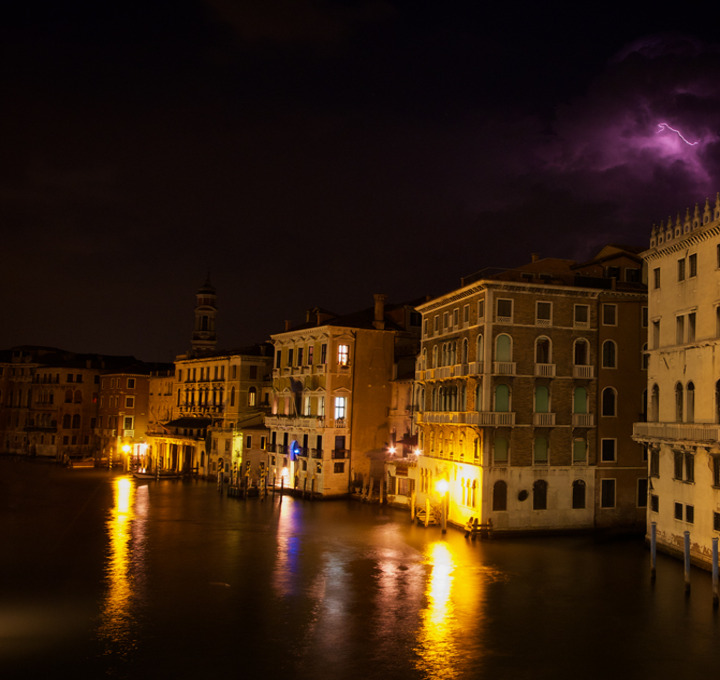
#> input picture Data/1.bmp, 720 x 680 px, found by its file name
$ jupyter execute --allow-errors SpedUp_Solver.ipynb   (shell and % lines are left out)
#> lines starting #> are read from the running program, lines starting #| are printed output that depends on the picture
[cell 1]
import numpy as np
import cv2
from scipy import sparse
import scipy.sparse.linalg
import sys

import matplotlib.pyplot as plt

"""
Paper 1: http://www.dabi.temple.edu/~hbling/publication/LIME-tip.pdf
Paper 2: http://citeseerx.ist.psu.edu/viewdoc/download?doi=10.1.1.385.2768&rep=rep1&type=pdf
"""

input_image = cv2.imread("1.bmp")
#> input_image is the input picture: shape (680, 720, 3); mean B, G, R 13.3, 31.7, 53.9
input_image = cv2.cvtColor(input_image, cv2.COLOR_BGR2RGB)
plt.figure(figsize=(16,4))
plt.imshow(input_image)

[cell 2]
def SpedUp_Solver(img, alpha = 0.5, epsilon = 0.001, weight_strategy = 1, sigma = 2, kernel_size = 5, gamma = 0.8):
    """
    This function estimates the illumination map based on Sped-Up Solver of Equation 9 of the paper 1
    @Params:
    img: Input Image
    alpha: Weight given to the gradients
    epsilon: A small value to avoid division by zero
    weight_strategy: Based on the value given {1, 2, 3}, weights are calculated accordingly
    sigma: Variance for calculating Gaussian Filter. Applicable only when weight_strategy = 3
    kernel_size: Size of Gaussian Kernel to use. Applicable only when weight_strategy = 3
    gamma: Parameter to adjust brightness of Illumination Map
    """
    img = img / 255

    #Iniatial Illumination Estimamtion based on Equation 2 of Paper - 1
    T_hat = np.max(img, axis = 2)
    m, n = T_hat.shape

    #Calculate Gradients of T_hat along X and Y directions
    delT_hatx = calculate_del(T_hat, 'x')
    delT_haty = calculate_del(T_hat, 'y')

    #Calculate Weights based on input
    if weight_strategy == 1:
        wx = np.ones((m, n))
        wy = np.ones((m, n))
        #print(wx.shape, wy.shape)
    elif weight_strategy == 2:
        wx = 1 / (np.abs(delT_hatx) + epsilon)
        wy = 1 / (np.abs(delT_haty) + epsilon)
        #print(wx.shape, wy.shape)
    elif weight_strategy == 3:
        gaussian_kernelx = cv2.getGaussianKernel(kernel_size, sigma).reshape(1, -1)
        gaussian_kernely = gaussian_kernelx.reshape(-1, 1)
        gaussianX = cv2.filter2D(delT_hatx, ddepth = -1, kernel = gaussian_kernelx)
        gaussianY = cv2.filter2D(delT_haty, ddepth = -1, kernel = gaussian_kernely)

        g = np.sum(gaussian_kernelx)
        wx = g / (np.abs(gaussianX) + epsilon)
        wy = g / (np.abs(gaussianY) + epsilon)
    else:
        print("Undesired value for Weight Strategy is given!!!!")
        return 0

    wx = wx / (np.abs(delT_hatx) + epsilon)
    wy = wy / (np.abs(delT_haty) + epsilon)

    #Call Function to Solve for T of equation 19 of paper 1
    T = Solve_Eqn(wx, wy, 0.5, T_hat)

    #Do Gamma Correction based on requirement
    T = np.power(T, gamma)

    img2 = np.empty((m, n, 3))
    img2[:, :, 0] = T
    img2[:, :, 1] = T
    img2[:, :, 2] = T

    #Calcualted illuminated image based on equation 3
    r = img / (img2 + epsilon)

    #Clip and fix the illuminated image to allowed values
    r = r * 255
    r = np.clip(r, 0, 255)
    r = np.fix(r).astype(np.uint8)
    return r

[cell 3]
def Solve_Eqn(wx, wy, alpha, T_hat):
    """
    This function is to evaluate the equation 19 of paper - 1
    The function takes help from paper - 2 to estimate the matrix A where Ax = b

    @Params:
    wx: Weights given to gradients along X direction
    Wy: Weights given to gradients along Y direction
    alpha: Overall scalar weights assigned to the gradients
    T_hat: Initial Estimated Illumination Map
    """
    #Get size of the illumination map
    m,n = T_hat.shape
    mn = m * n

    #Flatten T_hat so that it forms the RHS of Ax=b
    t_hat = T_hat.flatten('C')

    wx = alpha * wx
    wy = alpha * wy

    #Calcuate Sparse Matrix A based on equations 3 and 4 in paper 2
    wx_vec = wx.flatten('C')
    wy_vec = wy.flatten('C')

    wxa = np.hstack((wx[:, -1].reshape(-1, 1), wx[:, 0:-1].reshape(-1, n - 1)))
    wya = np.vstack((wy[-1, :].reshape(1, -1), wy[0: -1,:].reshape(m - 1, -1)))
    wxa_vec = wxa.flatten('C')
    wya_vec = wya.flatten('C')


    dx1 = np.hstack((wx[:, -1].reshape(-1, 1), np.zeros((m, n - 1))))
    dx2 = np.hstack([wx[:, 0:-1].reshape(-1, n - 1), np.zeros((m, 1))])
    dx3 = np.hstack([np.zeros((m, 1)), wx[:, 0:-1].reshape(-1, n-1)])
    dx4 = np.hstack([np.zeros((m, n-1)), wx[:, -1].reshape(-1, 1)])
    Ax = scipy.sparse.spdiags(np.array([-dx1.flatten('C'), -dx2.flatten('C'), -dx3.flatten('C'), -dx4.flatten('C')]), np.array([-n + 1, -1, 1, n - 1]), mn, mn)

    dy1 = np.vstack([wy[-1, :].reshape(1, -1),np.zeros((m - 1, n))])
    dy2 = np.vstack([wy[0: -1, :].reshape(m - 1, -1),np.zeros((1, n))])
    dy3 = np.vstack([np.zeros((1, n)), wy[0:-1, :].reshape(m - 1, -1)])
    dy4 = np.vstack([np.zeros((m - 1, n)), wy[0, :].reshape(1, -1)])
    Ay = scipy.sparse.spdiags(np.array([-dy1.flatten('C'), -dy2.flatten('C'), -dy3.flatten('C'), -dy4.flatten('C')]), np.array([-mn + n, -n, n, mn - n]), mn, mn)

    diag = scipy.sparse.spdiags(np.array([wx_vec + wy_vec + wxa_vec + wya_vec + 1]), np.array([0]), mn, mn)
    A = Ax + Ay + diag

    #Since matrix A is very huge, we will leverage the fact that it is sparse and calculate its approximate inverse using
    #Sparse methods available

    # The resulting object is an approximation to the inverse of A
    m1 = scipy.sparse.linalg.spilu(A.tocsc())

    # construct a linear operator
    m2 = scipy.sparse.linalg.LinearOperator((mn, mn), m1.solve)

    # use preconditioned conjugate gradient method to solve the linear system Ax=b (where A=a, x=t, b=t~)
    t, converged = scipy.sparse.linalg.bicgstab(a, t_hat, tol=1e-1, maxiter=2000, M=m2)

    #Verify if the above methos has converged. If not, print out a warning
    if converged != 0:
        print('Warning: Estimation may not be what is desired')

    t = t.reshape((m, n), order='C')

    # clip negative numbers & normalize
    t = np.clip(t, 0, sys.maxsize)
    t = t / (np.max(t) + 0.01)

    return t

[cell 4]
def calculate_del(T, direction = 'x'):
    """
    Function to calculate directional derivative using forward difference
    @Params:
    T: Matrix whose Directional Derivative is to be calculated
    direction: {x, y} Direction along which derivative needs to be calcuated
    """
    if direction == 'x':
        #Calcuate forward difference along X direction
        forward_diff = np.diff(T, axis = 1)
        diff = (T[:, 0] - T[:, -1]).reshape(-1, 1)
        forward_diff = np.hstack([forward_diff, diff])
    elif direction == 'y':
        #Calcuate forward difference along Y direction
        forward_diff = np.diff(T, axis = 0)
        diff = T[0, :] - T[-1, :].reshape(1, -1)
        forward_diff = np.vstack([forward_diff, diff])

    return forward_diff

#> (a cell that did not finish here is left out)

#> in SpedUp_Solver, `img = img / 255`:
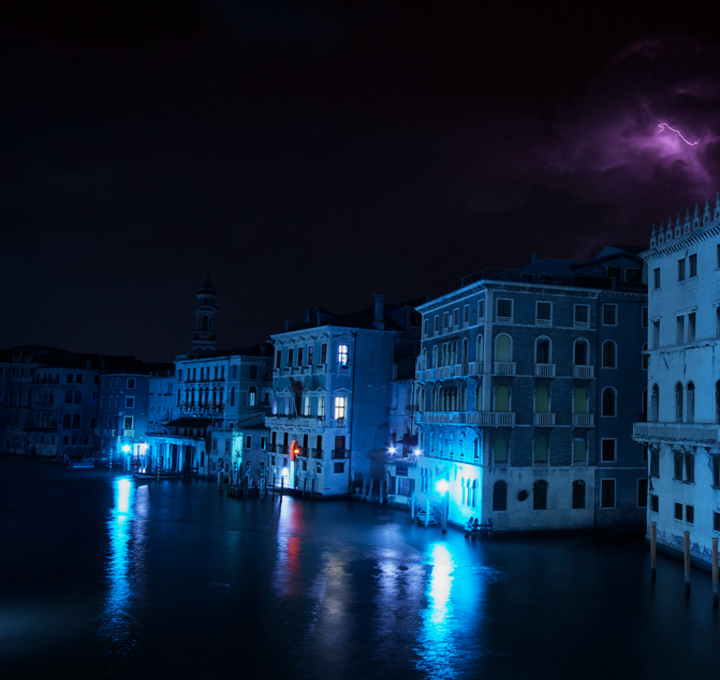
#> img: shape (680, 720, 3) float64; mean of channels 0, 1, 2 0.211, 0.124, 0.052; drawn as B, G, R
#> in SpedUp_Solver, `T_hat = np.max(img, axis = 2)`:
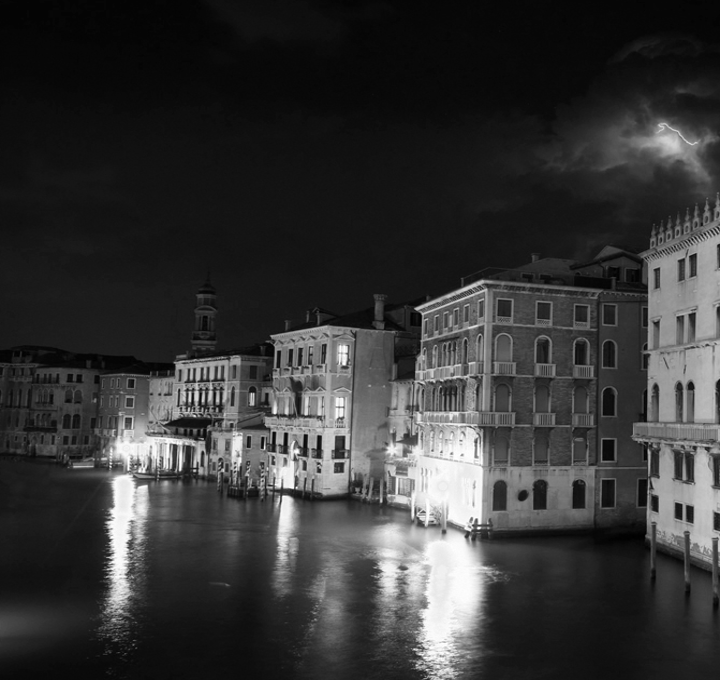
#> T_hat: shape (680, 720) float64; min 0, max 1, mean 0.212
#> in calculate_del, `forward_diff = np.diff(T, axis = 1)`:
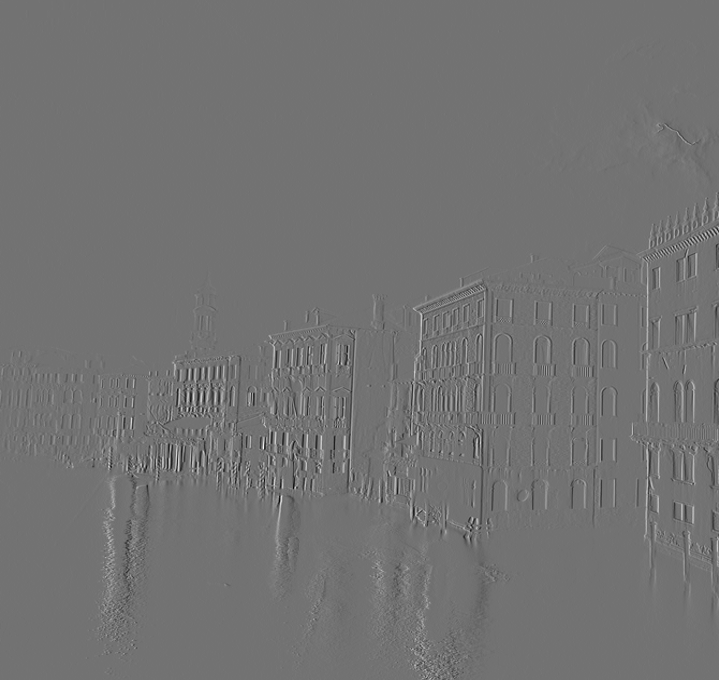
#> forward_diff: shape (680, 719) float64; min -0.576, max 0.702, mean 0.000287; drawn with min black and max white
#> in calculate_del, `diff = (T[:, 0] - T[:, -1]).reshape(-1, 1)`: diff = 680 values, max 0.145 at index 625, min -0.702 at index 548, mean -0.206
#> call 2 of calculate_del, with direction = 'y'
#> in calculate_del (call 2), `forward_diff = np.vstack([forward_diff, diff])`:
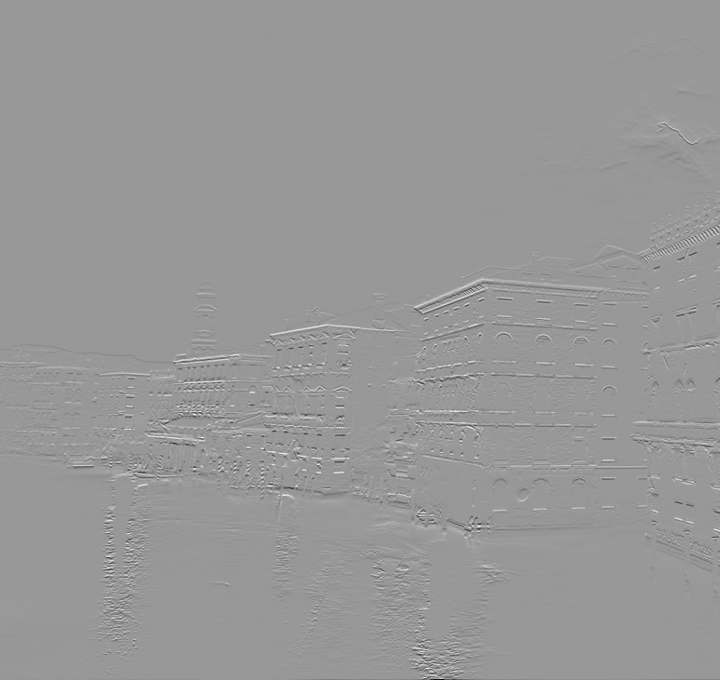
#> forward_diff: shape (680, 720) float64; min -0.847, max 0.573, mean -8.71e-20; drawn with min black and max white
#> in SpedUp_Solver, `wy = wy / (np.abs(delT_haty) + epsilon)`:
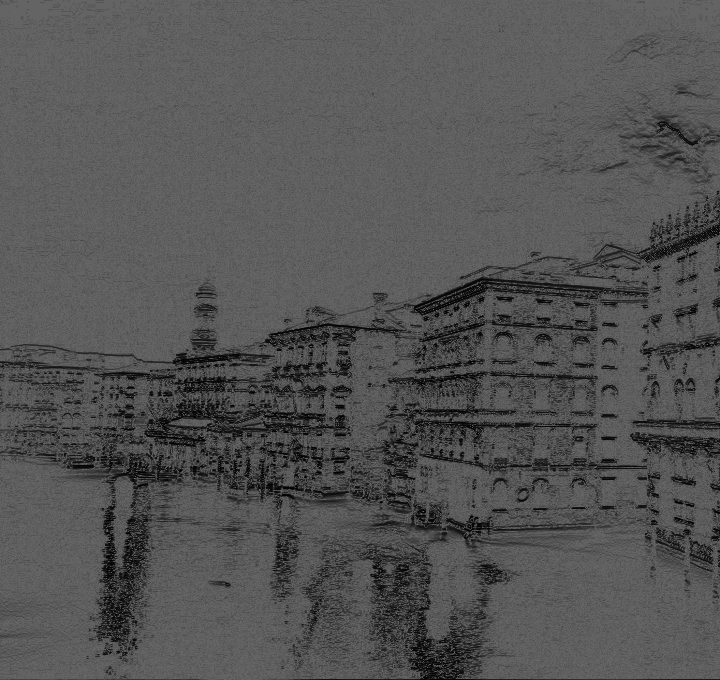
#> wy: shape (680, 720) float64; min 1.11, max 100, mean 84.4
#> in Solve_Eqn, `wxa = np.hstack((wx[:, -1].reshape(-1, 1), wx[:, 0:-1].reshape(-1, n -..`:
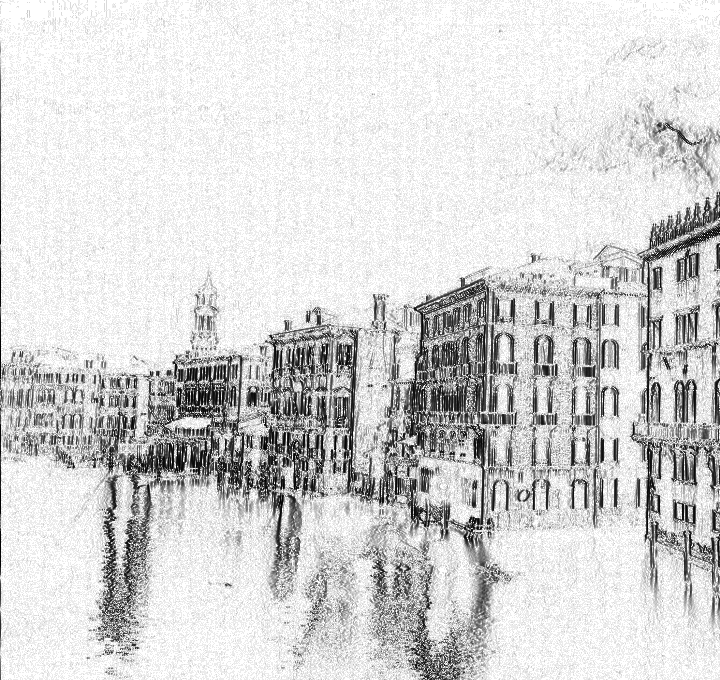
#> wxa: shape (680, 720) float64; min 0.777, max 50, mean 41.8; drawn with min black and max white
#> in Solve_Eqn, `wya = np.vstack((wy[-1, :].reshape(1, -1), wy[0: -1,:].reshape(m - 1, ..`:
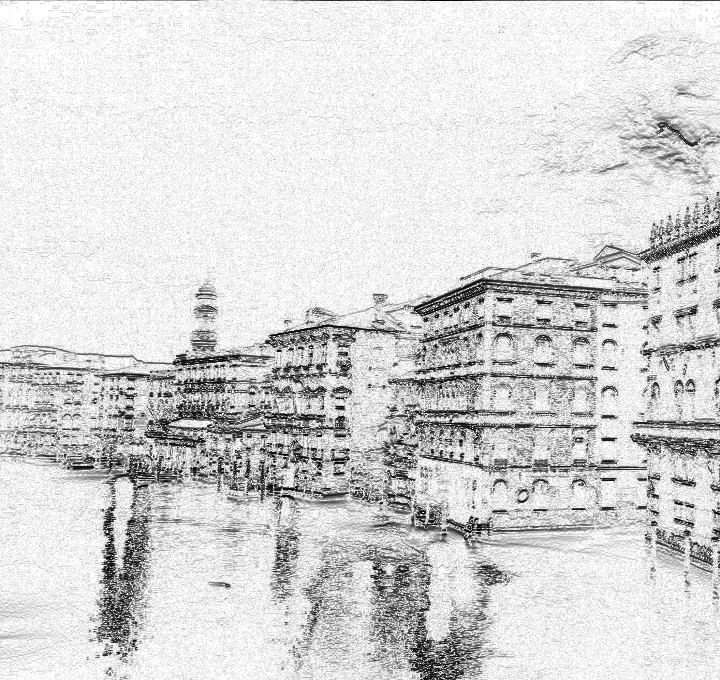
#> wya: shape (680, 720) float64; min 0.557, max 50, mean 42.2; drawn with min black and max white
#> in Solve_Eqn, `dx1 = np.hstack((wx[:, -1].reshape(-1, 1), np.zeros((m, n - 1))))`:
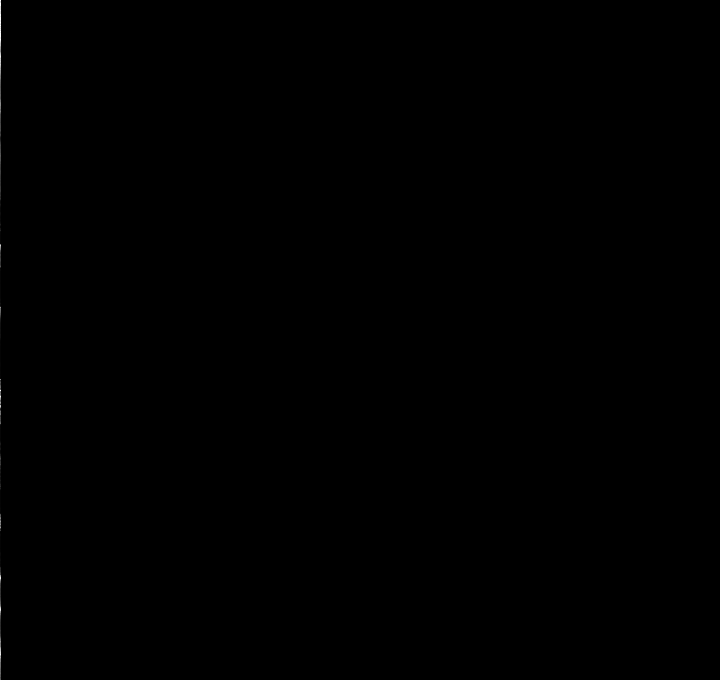
#> dx1: shape (680, 720) float64; min 0, max 50, mean 0; drawn with min black and max white

$ run again, with Data/10.bmp copied over Data/1.bmp
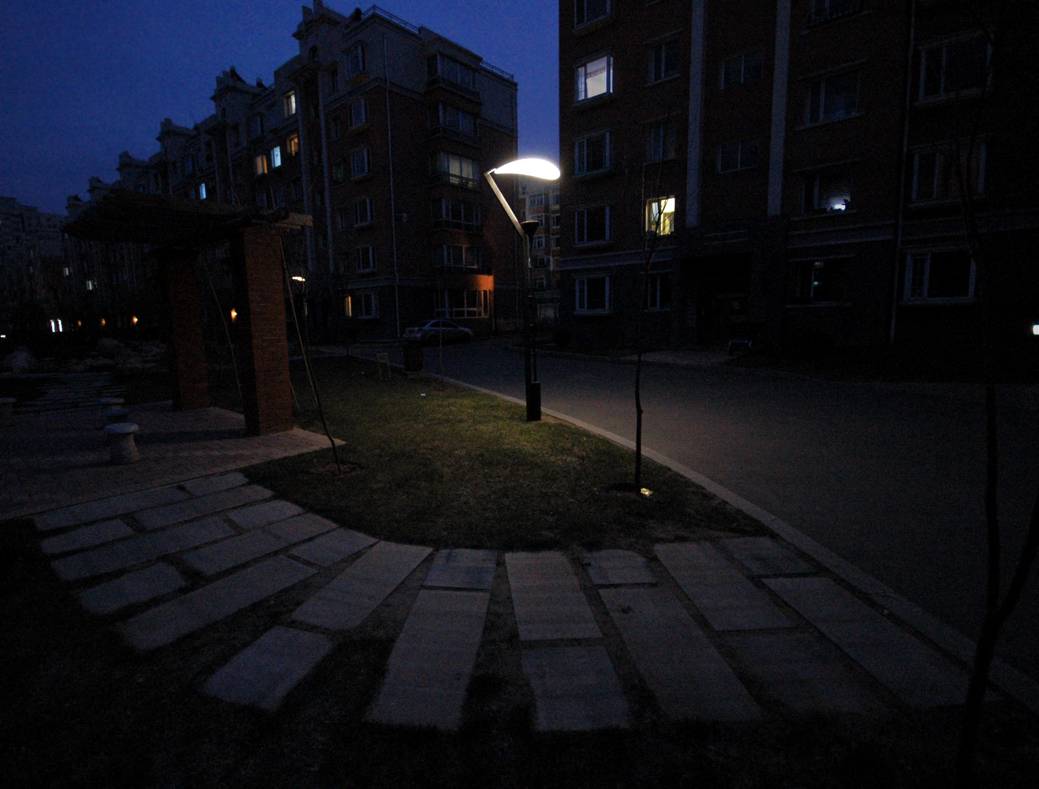
#> input picture Data/10.bmp, 1039 x 789 px, found by its file name
#> input_image is the input picture: shape (789, 1039, 3); mean B, G, R 24.8, 17.9, 16.8
#> in calculate_del, `forward_diff = np.diff(T, axis = 1)`:
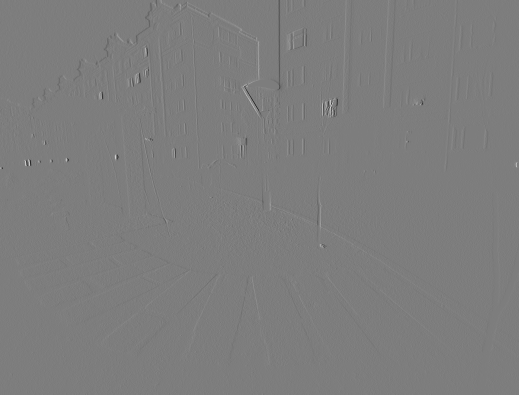
#> forward_diff: shape (789, 1038) float64 (shown at 1/2 size); min -0.663, max 0.682, mean -8.3e-05; drawn with min black and max white
#> diff = 789 values, max 0.471 at index 336, min -0.808 at index 325, mean 0.0861
#> in Solve_Eqn, `wya = np.vstack((wy[-1, :].reshape(1, -1), wy[0: -1,:].reshape(m - 1, ..`:
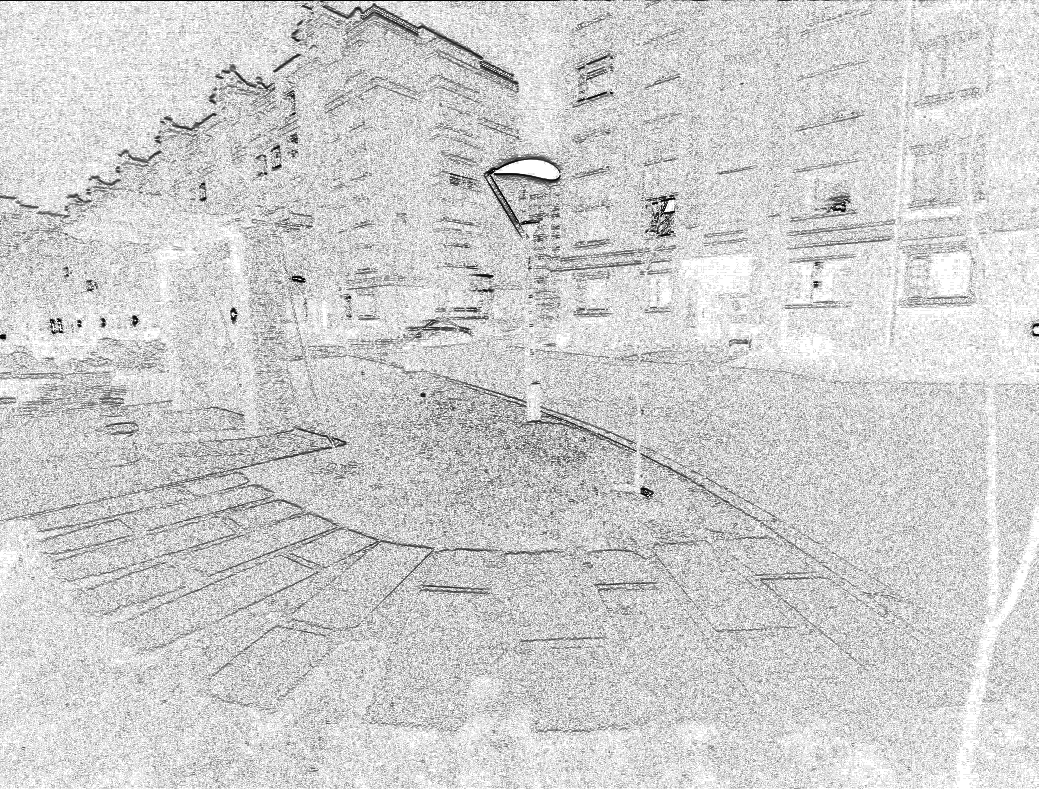
#> wya: shape (789, 1039) float64; min 0.755, max 50, mean 40.9; drawn with min black and max white
